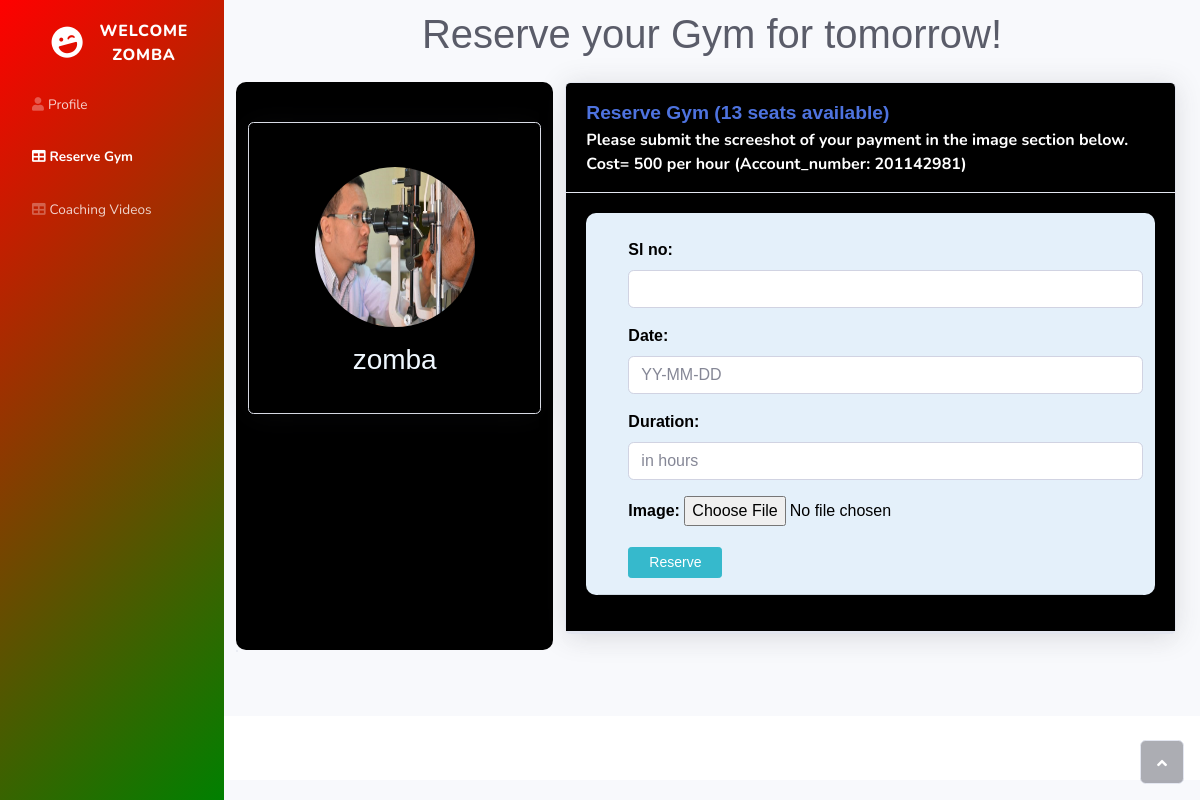
The page /reserve-gym/ (signed in) on the database its author committed.
### home/models.py (models this page shows)
class User(AbstractUser):
    name = models.CharField(max_length=30, null=True)
    email = models.EmailField(unique=True, null=True)
    idcardno = models.IntegerField( null=True)
    phoneno = models.IntegerField( null=True)
    image = models.ImageField(upload_to="img/%y", default="avatar.jpeg", null=True, blank=True)
    USERNAME_FIELD = 'email'
    REQUIRED_FIELDS = []

### home/views.py (the view)
# urls.py: path('reserve-gym/', views.reserveSession, name="reserve-gym"),
@login_required(login_url='login')
def reserveSession(request):
    obj = Session.objects.all()
    session_count = obj.count()
    session_available = 20 - session_count
    if request.method == 'POST':
        form = ImageForm(request.POST, request.FILES)
        if session_count == 20:
            messages.error(request, 'The reservation is no more available')
            return HttpResponseRedirect('/session/')
        if form.is_valid():
            session = form.save(commit=False)
            session.user = request.user
            form.save()
            return redirect('session')
    else:
        form = ImageForm()
    context = {'form': form, 'session_count': session_count, 'session_available': session_available}
    return render(request, 'home/sessionform.html', context)

### home/forms.py
class ImageForm(ModelForm):
    class Meta:
        model = Session
        fields = '__all__'
        exclude = ['user']
    def __init__(self, *args, **kwargs):
        super().__init__(*args, **kwargs)
        self.fields['sl_no'].widget.attrs.update({'class': 'form-control'})
        self.fields['date'].widget.attrs.update({'class': 'form-control', 'placeholder': 'YY-MM-DD'})
        self.fields['duration'].widget.attrs.update({'class': 'form-control', 'placeholder': 'in hours'})

### home/templates/home/sessionform.html (shortened to what this page needs)
<!DOCTYPE html>
<html>
    {% load static %}
    {% block content %}
<head>
    <link rel="stylesheet" href="{% static 'asset/bootstrap/css/bootstrap.min.css' %}">
    <link rel="stylesheet" href="{% static 'asset/fonts/fontawesome-all.min.css' %}">
    <link rel="stylesheet" href="{% static 'asset/css/untitled.css' %}">
</head>
<body id="page-top">
    <div id="wrapper">
        <nav class="navbar navbar-dark align-items-start sidebar sidebar-dark accordion" style="background-image: linear-gradient(-45deg, green, red);">
            <div class="container-fluid d-flex flex-column p-0">
                <a class="navbar-brand d-flex justify-content-center align-items-center sidebar-brand m-0">
                    <div class="sidebar-brand-icon rotate-n-15"><i class="fas fa-laugh-wink"></i></div>
                    <div class="sidebar-brand-text mx-3"><span style="color:white">Welcome <br> {{ user.username }}</span></div>
                </a>
                <ul class="nav navbar-nav text-light" id="accordionSidebar">
                    <li class="nav-item" role="presentation"><a class="nav-link" href="{% url 'profile' %}"><i class="fas fa-user"></i><span>Profile</span></a></li>
                    <li class="nav-item" role="presentation"><a class="nav-link active" href="{% url 'session' %}"><i class="fas fa-table"></i>Reserve Gym</a>
                        <li class="nav-item" role="presentation"><a class="nav-link" href="{% url 'queue' %}"><i class="fas fa-table"></i>Coaching Videos</a>
                </ul>
            </div>
        </nav>
        <div class="d-flex flex-column" id="content-wrapper">
            <div id="content">
        <div class="container-fluid">
            <h1 class="text-dark mb-4" style="text-align: center; margin-top: 10px;font-family: 'Franklin Gothic Medium', 'Arial Narrow', Arial, sans-serif;"><marquee width="40%" direction="left" height="50px"> Reserve your Gym for tomorrow!</marquee></h1>
            <div class="row mb-3">
                <div class="col-lg-4" style="background-color: black; border-radius: 10px;">
                    <div class="card mb-3" style="background-color: black; margin-top: 40px;">
                        <div class="card-body text-center shadow"><img class="rounded-circle mb-3 mt-4" src="{{ request.user.image.url }}" width="160" height="160">
                            <div class="mb-3"><h3 style="color: aliceblue;font-family: 'Franklin Gothic Medium', 'Arial Narrow', Arial, sans-serif;">{{ user.username }}</h3></div>
                        </div>
                    </div>
                </div>
                <div class="col-lg-8">
                    <div class="row">
                        <div class="col">
                            <div class="card shadow mb-3">
                                <div class="card-header py-3" style="background-color: black; padding-bottom: 90px;">
                                    <p class="text-primary m-0 font-weight-bold"  style="font-family: 'Franklin Gothic Medium', 'Arial Narrow', Arial, sans-serif; font-size: larger;">Reserve Gym ({{ session_available }} seats available)</p>
                                    <p class="text-white m-0 font-weight-bold">Please submit the screeshot of your payment in the image section below. <br>
                                        Cost= 500 per hour (Account_number: 201142981) </p>
                                </div>
                                <div class="card-body" style="background-color: black; ">
                                    <form method="POST" action="" enctype="multipart/form-data" style="background-color: rgb(228, 240, 250); font-weight: 800; color: black; border-radius: 10px; padding-top: 5px;font-family: 'Franklin Gothic Medium', 'Arial Narrow', Arial, sans-serif;">
                                        <div class="col" >
                                            <div  style="margin-top: 20px; margin-left: 30px;">
                                                {{ form.as_p }}
                                        <div class="form-group"><button class="btn btn-info btn-sm" type="submit" style="padding-left: 20px; padding-right: 20px;">Reserve</button></div>
                                    </div>
                                    </form>
                                    <hr>
                                </div>
                            </div>
                            <div class="card shadow"></div>
                        </div>
                    </div>
                </div>
            </div>
            <div class="card shadow mb-5"></div>
        </div>
    </div>
    <footer class="bg-white sticky-footer">
    </footer>
    </div><a class="border rounded d-inline scroll-to-top" href="#page-top"><i class="fas fa-angle-up"></i></a></div>
</body>
</html>
{% endblock %}

### rows shown on the page
User: username "ZOMBA", user.image (picture), username "zomba"

### other values the page prints
{{ session_available }} "13"
